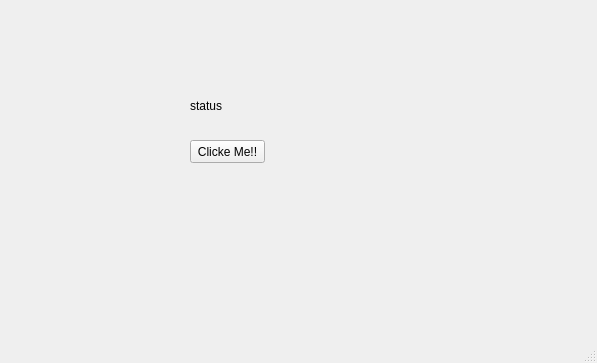
<?xml version="1.0" encoding="UTF-8"?>
<ui version="4.0">
 <class>MainWindow</class>
 <widget class="QMainWindow" name="MainWindow">
  <property name="geometry">
   <rect>
    <x>0</x>
    <y>0</y>
    <width>597</width>
    <height>363</height>
   </rect>
  </property>
  <property name="windowTitle">
   <string>MainWindow</string>
  </property>
  <widget class="QWidget" name="centralwidget">
   <widget class="QPushButton" name="pushButton">
    <property name="geometry">
     <rect>
      <x>190</x>
      <y>140</y>
      <width>75</width>
      <height>23</height>
     </rect>
    </property>
    <property name="text">
     <string>Clicke Me!!</string>
    </property>
   </widget>
   <widget class="QLabel" name="label">
    <property name="geometry">
     <rect>
      <x>190</x>
      <y>90</y>
      <width>121</width>
      <height>31</height>
     </rect>
    </property>
    <property name="text">
     <string>status</string>
    </property>
   </widget>
  </widget>
  <widget class="QMenuBar" name="menubar">
   <property name="geometry">
    <rect>
     <x>0</x>
     <y>0</y>
     <width>597</width>
     <height>21</height>
    </rect>
   </property>
  </widget>
  <widget class="QStatusBar" name="statusbar"/>
 </widget>
 <resources/>
 <connections/>
</ui>
